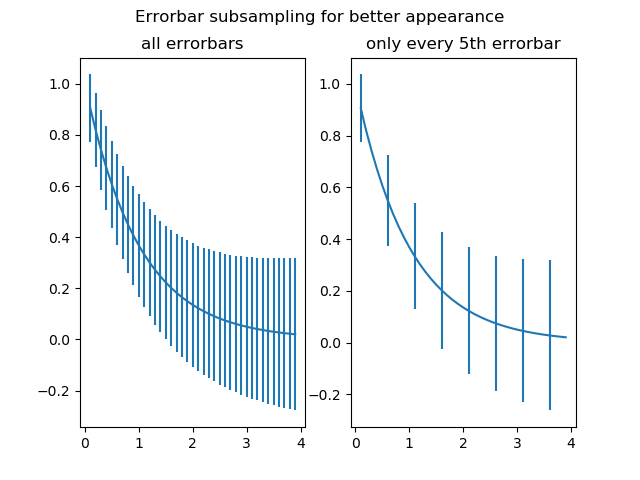

This chart was generated by the following Python code:
import numpy as np
import matplotlib.pyplot as plt


# example data
x = np.arange(0.1, 4, 0.1)
y = np.exp(-x)

# example variable error bar values
yerr = 0.1 + 0.1 * np.sqrt(x)


# Now switch to a more OO interface to exercise more features.
fig, axs = plt.subplots(nrows=1, ncols=2, sharex=True)
ax = axs[0]
ax.errorbar(x, y, yerr=yerr)
ax.set_title('all errorbars')

ax = axs[1]
ax.errorbar(x, y, yerr=yerr, errorevery=5)
ax.set_title('only every 5th errorbar')


fig.suptitle('Errorbar subsampling for better appearance')
plt.savefig('1')
plt.show()
